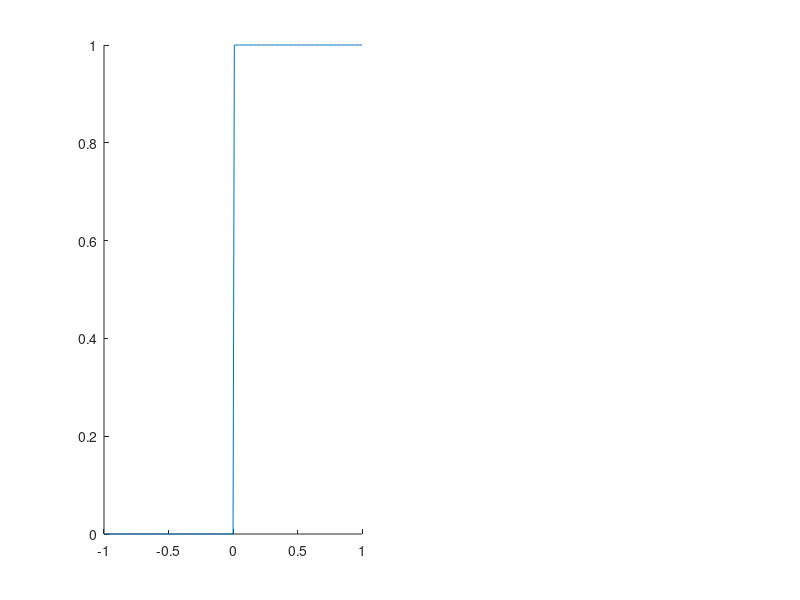

Recreate this plot in MATLAB. (Note: this script raises an error after producing the figure.)
clear
clc

disp('Hi! This is wrapper_3_1. Let me show you how polynomial interpolation');
disp('can go wrong.');
disp(' ');
disp('We have emphasized that the smoothness of a function and the magnitude');
disp('of the derivatives charaterise the quality of an approximation by');
disp('polynomials. Now I show you in an example what can happen when the');
disp('function is non-smooth.')
disp(' ');
disp('The Heaviside function is 0 for nonpositive and 1 for positive x.');
disp('It has a jump at zero. I use your code to approximate it with');
disp('polynomials on equidistant nodes. You will see in the left panel of'); 
disp('Figure 1 that taking more nodes makes the approximation worse and');
disp('not better.');
disp(' ');
disp('If you want to see how bad the problem is, replace N by something');
disp('like N=[1,2,4,8,16,32] and have a look at the disaster.');
disp(' ');
disp('***********');
disp(' ');

figure(1)
clf

N=[1,2,4,8];
x=[-1:0.01:1];
y=zeros(size(x));

subplot(1,2,1)
hold on

%plot Heavyside function

plot(x,double(x>0))

%plot interpolation polynomials

for i=1:length(N)    
    nodes=[-1:2/N(i):1];
    values=double(nodes>0);
    c=myNewtonCoefficients(nodes,values);
    for i=1:length(x)        
        y(i)=myEvaluateNewtonPolynomial(x(i),nodes,c);
    end
    plot(x,y)  
end
hold off

title(sprintf('polynomial interpolation of Heavyside function:\n more nodes give worse approximation!'))
xlabel('x')
ylabel('y')
legend('Heaviside','ipp for N=1','ipp for N=2','ipp for N=4','ipp for N=8','Location','northwest')

disp('Now you will see that a high degree of smoothness is not enough to');
disp('guarantee a meaningful approximation by interpolation polynomials.');
disp('The following example is classical and often referred to as Runges');
disp('phenomenon. The result is displayed in the right panel of Figure 1.');
disp(' ');
disp('***********');
disp(' ');

subplot(1,2,2)
hold on

%we consider this rational function

f=@(t)1./(1+(5*t).^2);
plot(x,f(x))

%approximation by interpolation polynomials

for i=1:length(N)    
    nodes=[-1:2/N(i):1];
    values=f(nodes);

    %Now I use high-level Matlab commands to compute the interpolation
    %polynomials. Your code does more or less the same.

    p=polyfit(nodes,values,length(nodes)-1);
    y=polyval(p,x);    
    plot(x,y)        
end
hold off

[val,pos]=max(f(x)-y)
x(pos)

title(sprintf('polynomial interpolation of rational function: \nmore nodes give worse approximation!'))
xlabel('x')
ylabel('y')
legend('f','ipp for N=1','ipp for N=2','ipp for N=4','ipp for N=8','Location','northwest')

disp('In the lectures, we have skipped splines, because we cannot cover');
disp('every aspect of numerics in just one unit. Splines are made of');
disp('many polynomials, which are glued together. They react much better');
disp('to nonsmooth data or functions with large derivatives. The output');
disp('of the following code goes to Figure 2.');

figure(2)
clf

subplot(1,2,1)
hold on

N=[4,8,16,32];
x=[-1:0.01:1];

%plot Heavyside function

plot(x,double(x>0))

%plot cubic splines

for i=1:length(N)    
    nodes=[-1:2/N(i):1];
    values=double(nodes>0); 
    y=spline(nodes,values,x);
    plot(x,y)  
end
hold off
title(sprintf('cubic spline interpolation of Heavyside function:\n more nodes give better approximation!'))
xlabel('x')
ylabel('y')
legend('Heaviside','spline for N=4','spline for N=8','spline for N=16','spline for N=32','Location','northwest')


subplot(1,2,2)
hold on

N=[4,8,16,32];
x=[-1:0.01:1];

f=@(t)1./(1+(5*t).^2);
plot(x,f(x))

%approximation by splines

for i=1:length(N)    
    nodes=[-1:2/N(i):1];
    values=f(nodes);    
    y=spline(nodes,values,x);
    plot(x,y)    
end
hold off

title(sprintf('cubic spline interpolation of rational function: \nmore nodes give better approximation!'))
xlabel('x')
ylabel('y')
legend('f','spline for N=4','spline for N=8','spline for N=16','spline for N=32','Location','northwest')

